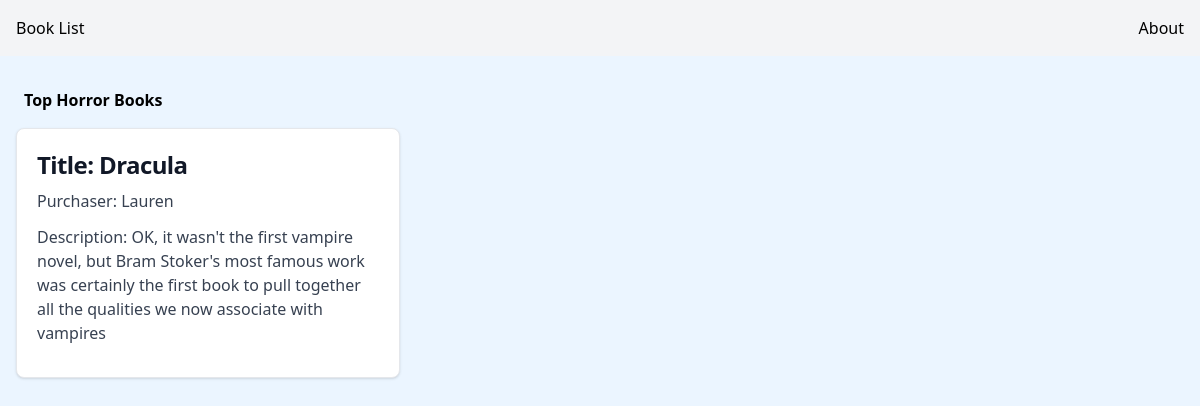
Page /2/ on the committed database.
### books/models.py (models this page shows, shortened)
class Book(models.Model):
    name = models.CharField (max_length = 64)
    purchaser = models.ForeignKey(get_user_model(), on_delete=models.CASCADE)
    description = models.TextField(max_length=255)
    image_url = models.URLField(default='none')

### books/views.py (the view)
# urls.py: path('<int:pk>/', BookDetailView.as_view(), name='book_detail'),
class BookDetailView(DetailView):
    template_name = "book_detail.html"
    model = Book

### templates/book_detail.html (shortened to what this page needs)
{% extends 'base.html' %}
{%  block content %}
<div class="max-w-sm bg-white border border-gray-200 rounded-lg shadow dark:bg-gray-800 dark:border-gray-700" >
 <div class="p-5">
<h2 class="mb-2 text-2xl font-bold tracking-tight text-gray-900 dark:text-white">Title: {{ book.name }}</h2>
<p class="mb-3 font-normal text-gray-700 dark:text-gray-400">Purchaser: {{ book.purchaser }}</p>
<p class="mb-3 font-normal text-gray-700 dark:text-gray-400">Description: {{ book.description }}</p>
 </div>
</div>
{%  endblock content %}

### rows in the picture
Book: name "Dracula", purchaser "Lauren", description "OK, it wasn't the first vampire novel, but Bram Stoker's most famous work was certainly the first book to pull together all the qualities we now associate with vampires"
